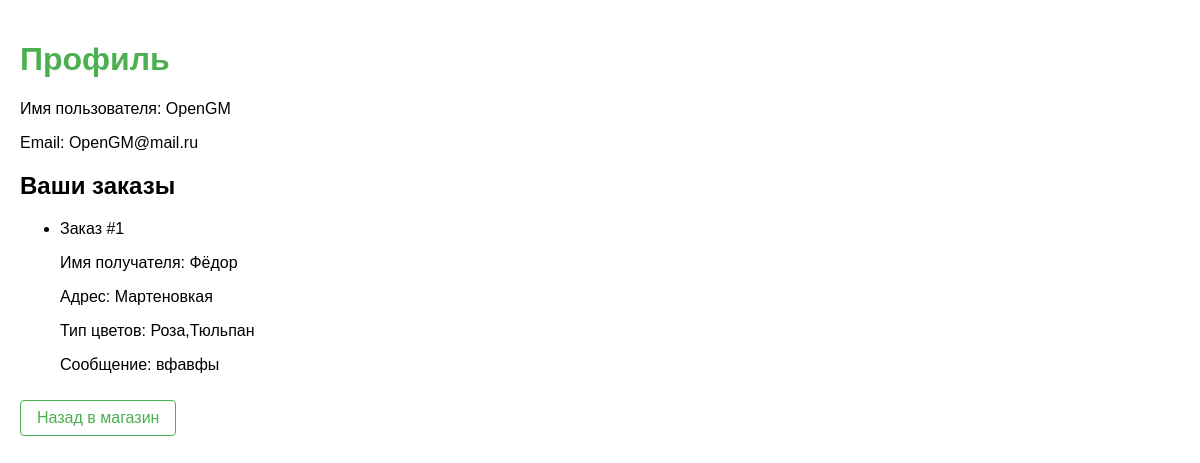
Before: /profile (signed in) with the older database file.
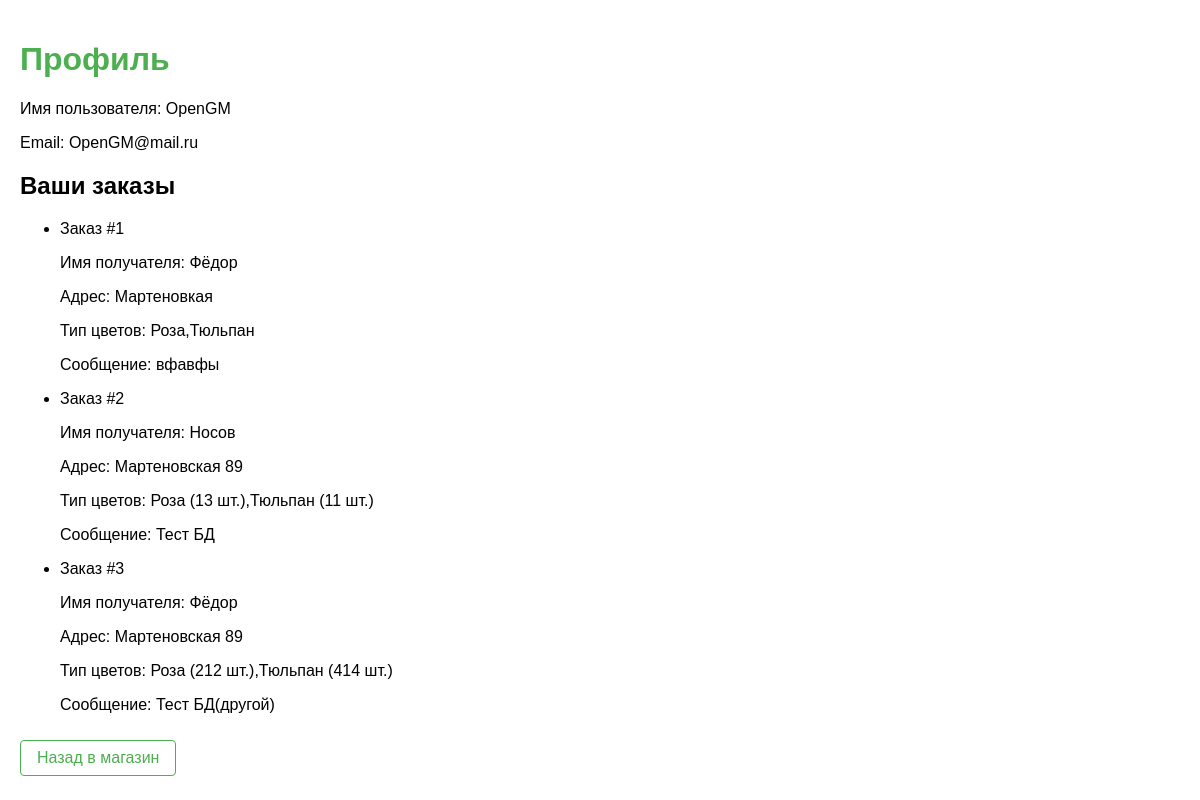
After: the same page with the newer database file.
### models.py (models this page shows, shortened)
class User(db.Model, UserMixin):
    id = db.Column(db.Integer, primary_key=True)
    username = db.Column(db.String(20), unique=True, nullable=False)
    email = db.Column(db.String(120), unique=True, nullable=False)
    password = db.Column(db.String(60), nullable=False)
    orders = db.relationship('Order', backref='user', lazy=True)

class Order(db.Model):
    __tablename__ = 'order'
    __table_args__ = {'extend_existing': True}
    id = db.Column(db.Integer, primary_key=True)
    name = db.Column(db.String(100), nullable=False)
    address = db.Column(db.String(200), nullable=False)
    flower_type = db.Column(db.String(100), nullable=False)
    message = db.Column(db.String(500), nullable=True)
    user_id = db.Column(db.Integer, db.ForeignKey('user.id'), nullable=False)

### app.py (the view)
@app.route('/profile')
@login_required
def profile():
    orders = Order.query.filter_by(user_id=current_user.id).all()
    order_numbers = {order.id: idx + 1 for idx, order in enumerate(orders)}
    return render_template('profile.html', user=current_user, orders=orders, order_numbers=order_numbers)

### models.py (called while the page is built)
@login_manager.user_loader
def load_user(user_id):
    return User.query.get(int(user_id))

### templates/profile.html (shortened to what this page needs)
<!DOCTYPE html>
<html lang="ru">
<head>
    <link rel="stylesheet" href="{{ url_for('static', filename='style.css') }}">
</head>
<body>
    <h1>Профиль</h1>
    <p>Имя пользователя: {{ user.username }}</p>
    <p>Email: {{ user.email }}</p>
    <h2>Ваши заказы</h2>
    {% if orders %}
        <ul>
            {% for order in orders %}
                <li>
                    <p>Заказ #{{ order_numbers[order.id] }}</p>
                    <p>Имя получателя: {{ order.name }}</p>
                    <p>Адрес: {{ order.address }}</p>
                    <p>Тип цветов: {{ order.flower_type }}</p>
                    <p>Сообщение: {{ order.message }}</p>
                </li>
            {% endfor %}
        </ul>
    {% else %}
        <p>У вас нет заказов.</p>
    {% endif %}
    <a href="{{ url_for('index') }}" class="btn">Назад в магазин</a>
</body>
</html>

### static/style.css (style rules this page uses)
body { font-family: Arial, sans-serif; margin: 0; padding: 20px; }
h1 { color: #4CAF50; }
.btn { display: inline-block; text-decoration: none; color: #4CAF50; padding: 8px 16px; border: 1px solid #4CAF50; border-radius: 4px; margin-top: 10px; text-align: center; }

Changed rows visible on the page:
added Order: order_numbers "2", name "Носов", address "Мартеновская 89", flower_type "Роза (13 шт.),Тюльпан (11 шт.)", message "Тест БД"
added Order: user "3", name "Фёдор", address "Мартеновская 89", flower_type "Роза (212 шт.),Тюльпан (414 шт.)", message "Тест БД(другой)"
